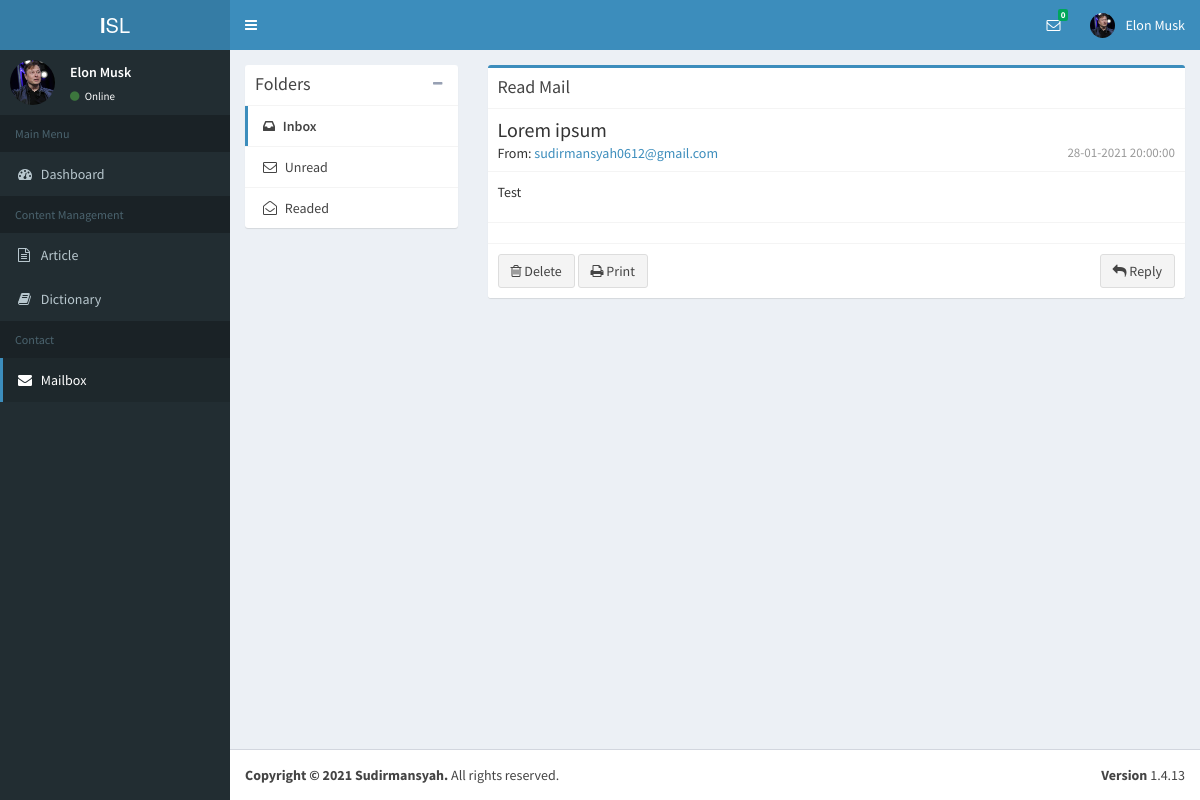
/admin/mailbox/read-mail.php?id=7 (signed in), run on the app's committed database.
### tables this page shows
CREATE TABLE `mailbox` (
  `id` int(11) NOT NULL,
  `name` varchar(255) NOT NULL,
  `email` varchar(255) NOT NULL,
  `subject` varchar(255) NOT NULL,
  `message` longtext NOT NULL,
  `read` enum('y','n') NOT NULL DEFAULT 'n',
  `timestamp` varchar(255) NOT NULL,
  `date` varchar(255) NOT NULL,
  `replied` enum('y','n') NOT NULL DEFAULT 'n'
);

### admin/mailbox/read-mail.php (the view, shortened to what this page needs)
<?php
    include '../../assets/config.php';
    $id = $_GET['id'];
    $sqls = "SELECT * FROM mailbox WHERE `id` = '$id'";
    $querys = $koneksi->query($sqls);
    $datas = $querys->fetch_assoc();
    mysqli_query($koneksi, "UPDATE mailbox SET `read`='y' WHERE `id`='$id'");
	?>
<!DOCTYPE html>
<html>
<head>
  <link rel="stylesheet" href="../assets/bower_components/bootstrap/dist/css/bootstrap.min.css">
  <link rel="stylesheet" href="../assets/bower_components/font-awesome/css/font-awesome.min.css">
  <link rel="stylesheet" href="../assets/bower_components/Ionicons/css/ionicons.min.css">
  <link rel="stylesheet" href="../assets/dist/css/AdminLTE.min.css">
  <link rel="stylesheet" href="../assets/dist/css/skins/_all-skins.min.css">
  <link rel="stylesheet" href="../assets/bower_components/morris.js/morris.css">
  <link rel="stylesheet" href="../assets/bower_components/jvectormap/jquery-jvectormap.css">
  <link rel="stylesheet" href="../assets/bower_components/bootstrap-datepicker/dist/css/bootstrap-datepicker.min.css">
  <link rel="stylesheet" href="../assets/bower_components/bootstrap-daterangepicker/daterangepicker.css">
  <link rel="stylesheet" href="../assets/plugins/bootstrap-wysihtml5/bootstrap3-wysihtml5.min.css">
  <link rel="stylesheet" href="../assets/bower_components/datatables.net-bs/css/dataTables.bootstrap.min.css">
</head>
<body class="hold-transition skin-blue sidebar-mini">
<div class="wrapper">
  <header class="main-header">
    <a href="../index.php" class="logo">
      <span class="logo-lg"><b>I</b>SL</span>
    </a>
    <nav class="navbar navbar-static-top">
      <a href="#" class="sidebar-toggle" data-toggle="push-menu" role="button">
      </a>
      <div class="navbar-custom-menu">
        <ul class="nav navbar-nav">
        <li class="dropdown messages-menu">
            <a href="#" class="dropdown-toggle" data-toggle="dropdown">
              <i class="fa fa-envelope-o"></i>
              <span class="label label-success"><?php
              $sql5 = "SELECT COUNT(*) as `count` FROM mailbox WHERE `read` = 'n'";
              $query5 = $koneksi->query($sql5);
              $data5 = $query5->fetch_assoc();
              echo $data5["count"]?></span>
            </a>
          </li>
          <li class="dropdown user user-menu">
            <a href="#" class="dropdown-toggle" data-toggle="dropdown">
              <img src="../assets/dist/img/users/<?php echo $_SESSION["photo"]?>" class="user-image" alt="User Image">
              <span class="hidden-xs"><?php echo $_SESSION["username"]?></span>
            </a>
          </li>
        </ul>
      </div>
    </nav>
  </header>
  <aside class="main-sidebar">
    <section class="sidebar">
      <div class="user-panel">
        <div class="pull-left image">
          <img src="../assets/dist/img/users/<?php echo $_SESSION["photo"]?>" class="img-circle" alt="User Image">
        </div>
        <div class="pull-left info">
          <p><?php echo $_SESSION["username"]?></p>
          <a href="#"><i class="fa fa-circle text-success"></i> Online</a>
        </div>
      </div>
      <ul class="sidebar-menu" data-widget="tree">
      <li class="header">Main Menu</li>
        <li>
          <a href="../index.php">
            <i class="fa fa-dashboard"></i> <span>Dashboard</span>
          </a>
        </li>
        <li class="header">Content Management</li>
        <li>
          <a href="../article/index.php">
            <i class="fa fa-file-text-o"></i> <span>Article</span>
          </a>
        </li>
        <?php if(in_array($_SESSION['group'], array('superadmin', 'admin'))){?>
        <li>
          <a href="../dictionary/index.php">
            <i class="fa fa-book"></i> <span>Dictionary</span>
          </a>
        </li>
        <?php } ?>
        <li class="header">Contact</li>
        <li class="active">
          <a href="../mailbox/index.php">
            <i class="fa fa-envelope"></i> <span>Mailbox</span>
            <?php $sql5 = "SELECT COUNT(*) as `count` FROM mailbox WHERE `read` = 'n'";
                                    $query5 = $koneksi->query($sql5);
                                    $data5 = $query5->fetch_assoc();
                ?>
          </a>
        </li>
      </ul>
    </section>
  </aside>
  <div class="content-wrapper">
    <section class="content">
      <div class="row">
        <div class="col-md-3">
          <div class="box box-solid">
            <div class="box-header with-border">
              <h3 class="box-title">Folders</h3>
              <div class="box-tools">
                <button type="button" class="btn btn-box-tool" data-widget="collapse"><i class="fa fa-minus"></i>
                </button>
              </div>
            </div>
            <div class="box-body no-padding">
              <ul class="nav nav-pills nav-stacked">
                <li class="active"><a href="index.php"><i class="fa fa-inbox"></i> Inbox <?php if ($data5["count"] > 0){?>
                <span class="label label-primary pull-right"><?php echo $data5["count"]?></span><?php }?></a></li>
                <li><a href="unread.php"><i class="fa fa-envelope-o"></i> Unread <?php if ($data5["count"] > 0){?><span class="label label-success pull-right"><?php echo $data5["count"]?></span><?php }?></a></li>
                <li><a href="read.php"><i class="fa fa-envelope-open-o"></i> Readed</a></li>
              </ul>
            </div>
          </div>
        </div>
        <div class="col-md-9">
          <div class="box box-primary">
            <div class="box-header with-border">
              <h3 class="box-title">Read Mail</h3>
            </div>
            <div id="printableArea" class="box-body no-padding">
              <div class="mailbox-read-info">
                <h3><?php echo $datas['subject']?></h3>
                <h5>From: <a href="mailto:<?php echo $datas['email']?>"><?php echo $datas['email']?></a>
                  <span class="mailbox-read-time pull-right"><?php echo $datas['date']?></span></h5>
              </div>
              <div class="mailbox-read-message">
                <p><?php echo $datas['message']?></p>
              </div>
            </div>
            <div class="box-footer">
            </div>
            <div class="box-footer">
              <div class="pull-right">
                <a href="reply.php?id=<?php echo $datas['id']?>" class="btn btn-default"><i class="fa fa-reply"></i> Reply</a>
              </div>
              <a href="delete.php?id=<?php echo $datas['id']?>" class="btn btn-default"><i class="fa fa-trash-o"></i> Delete</a>
              <button type="button" onclick="printDiv('printableArea')" class="btn btn-default"><i class="fa fa-print"></i> Print</button>
            </div>
          </div>
        </div>
      </div>
    </section>
  </div>
  <footer class="main-footer">
    <div class="pull-right hidden-xs">
      <b>Version</b> 1.4.13
    </div>
    <strong>Copyright &copy; <script>document.write(new Date().getFullYear());</script> Sudirmansyah.</strong> All rights
    reserved.
  </footer>
</div>
</body>
</html>

### data on the page
mailbox: subject "Lorem ipsum", email "sudirmansyah0612@gmail.com", date "28-01-2021 20:00:00", message "Test"

### other printed values
$data5["count"] "0"
$_SESSION["username"] "Elon Musk"
